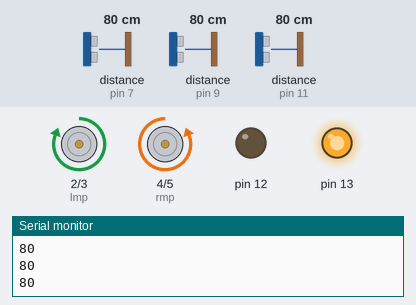
Bench run of a sketch on a simulated Arduino Uno, built with avr-gcc and run on an emulated ATmega328P. On the bench: motor-driver pin pairs drawn as motors (green arrow = first pin HIGH = forward, orange = second pin HIGH = backward, longer = more drive), output pins drawn as LEDs (lit = HIGH), the last lines printed to the serial monitor. Inputs (shaded band) come from the test bench; at power-on: distance to the obstacle (sensors on pin 7, pin 9, pin 11) 80 cm. The echo pulse lasts 58.3 µs per cm; pins used as bus, display or sensor lines are not drawn.

Above: at 1.2 s.
1.3 s: distance to the obstacle (sensor on pin 7) set to 6 cm
2.8 s: distance to the obstacle (sensor on pin 7) set to 3 cm
At 3.2 s:
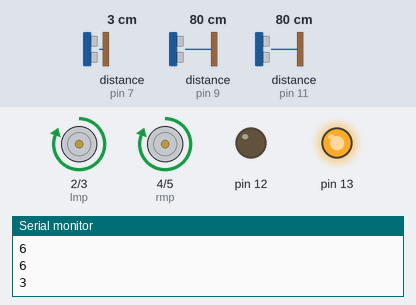
5.8 s: distance to the obstacle (sensor on pin 9) set to 6 cm
At 6.6 s:
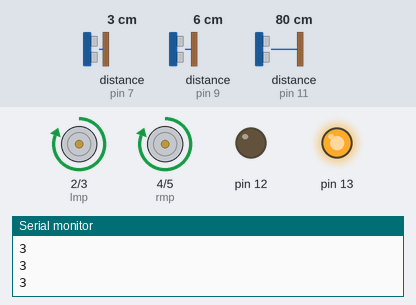
8.8 s: distance to the obstacle (sensor on pin 9) set to 3 cm
At 10.4 s:
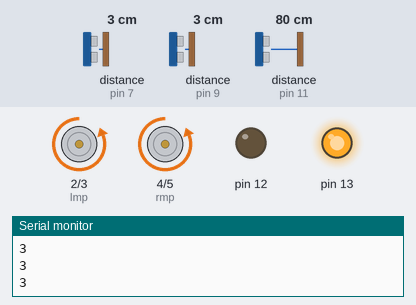
11.8 s: distance to the obstacle (sensor on pin 9) set to 9 cm
13.3 s: distance to the obstacle (sensor on pin 11) set to 12 cm
16.3 s: distance to the obstacle (sensor on pin 11) set to 9 cm
Timing chart, 0 to 19.3 s (numbered marks = the images above; inputs shaded):
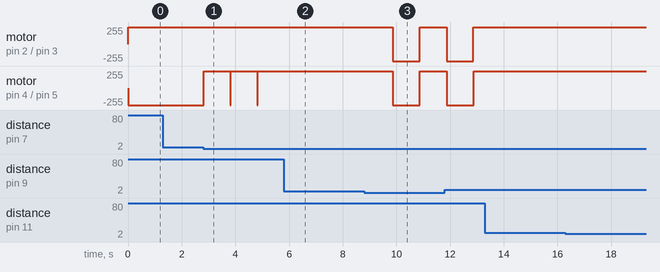

The sketch:

project1_modified.ino
```cpp
#define lmp 2
#define lmn 3
#define rmp 4
#define rmn 5
#define tl 6
#define el 7
#define tr 8
#define er 9
#define tf 10
#define ef 11
int durationa,durationb,durationc,cml,cmr,cmf;
int t=1000;
void setup()
{
  // put your setup code here, to run once:
  Serial.begin(9600);
  pinMode(lmp,OUTPUT);
  pinMode(lmn,OUTPUT);
  pinMode(rmp,OUTPUT);
  pinMode(rmn,OUTPUT);
  pinMode(tl,OUTPUT);
  pinMode(tr,OUTPUT);
  pinMode(tf,OUTPUT);
  pinMode(el,INPUT);
  pinMode(er,INPUT);
  pinMode(ef,INPUT);
  pinMode(12,OUTPUT);
  pinMode(13,OUTPUT);
  digitalWrite(12,LOW);
  digitalWrite(13,HIGH);


}

void loop()
{
  // put your main code here, to run repeatedly:
 digitalWrite(tr,LOW);
 delayMicroseconds(2);
 digitalWrite(tr,HIGH);
 delayMicroseconds(5);
 digitalWrite(tr,LOW);
 durationb=pulseIn(er,HIGH);
 cmr=durationb/29/2;


  digitalWrite(tl,LOW);
  delayMicroseconds(2);
  digitalWrite(tl,HIGH);
  delayMicroseconds(5);
  digitalWrite(tl,LOW);
  durationa=pulseIn(el,HIGH);
  cml=durationa/29/2;
  Serial.println(cml);

  digitalWrite(tf,LOW);
  delayMicroseconds(2);
  digitalWrite(tf,HIGH);
  delayMicroseconds(5);
  digitalWrite(tf,LOW);
  durationc=pulseIn(ef,HIGH);
  cmf=durationc/29/2;

  if(cml<5)

  {
    right();
     delay(t);
    forward();
  }

 else
 {
  forward();
 }

 if(cmr<5)
  {
    left();
    delay(t);
    forward();
  }

  else
  {
    forward();
  }

  if(cmf<=10)
  {
   stops();

  }
  else
 {
  forward();
 }
}

 void backward()
  {
  digitalWrite(lmp,LOW);
  digitalWrite(lmn,HIGH);
  digitalWrite(rmn,LOW);
  digitalWrite(rmp,HIGH);
  }
  void stops()
  {
  digitalWrite(lmp,LOW);
  digitalWrite(lmn,LOW);
  digitalWrite(rmn,LOW);
  digitalWrite(rmp,LOW);
  }
void forward()
{
  digitalWrite(lmp,HIGH);
  digitalWrite(lmn,LOW);
  digitalWrite(rmn,HIGH);
  digitalWrite(rmp,LOW);
}

void left()
{
  digitalWrite(lmp,LOW);
  digitalWrite(lmn,HIGH);
  digitalWrite(rmn,HIGH);
  digitalWrite(rmp,LOW);
}

void right()
{
  digitalWrite(lmp,HIGH);
  digitalWrite(lmn,LOW);
  digitalWrite(rmn,LOW);
  digitalWrite(rmp,HIGH);
}
```

Measured:
- the behaviour switches between 5 and 4 cm on distance to the obstacle (sensor on pin 7) (found by bisection; images 0 and 1)
- the behaviour switches between 5 and 4 cm on distance to the obstacle (sensor on pin 9) (found by bisection; images 2 and 3)
- after the input at 2.8 s, motor on pin 4 (rmp) / pin 5 (rmn): backward 255/255 → forward 255/255 at once
- after the input at 5.8 s, motor on pin 4 (rmp) / pin 5 (rmn): stops changing and stays forward 255/255
- after the input at 8.8 s, motor on pin 2 (lmp) / pin 3 (lmn), motor on pin 4 (rmp) / pin 5 (rmn): forward 255/255 → backward 255/255 after 1.1 s, → forward 255/255 1.0 s later
